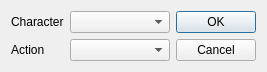
<?xml version="1.0" encoding="UTF-8"?>
<ui version="4.0">
 <class>Dialog</class>
 <widget class="QDialog" name="Dialog">
  <property name="geometry">
   <rect>
    <x>0</x>
    <y>0</y>
    <width>267</width>
    <height>70</height>
   </rect>
  </property>
  <property name="windowTitle">
   <string>Other Action Dialog</string>
  </property>
  <layout class="QHBoxLayout" name="horizontalLayout">
   <item>
    <layout class="QFormLayout" name="formLayout">
     <item row="0" column="0">
      <widget class="QLabel" name="label">
       <property name="text">
        <string>Character</string>
       </property>
      </widget>
     </item>
     <item row="0" column="1">
      <widget class="QComboBox" name="character_box"/>
     </item>
     <item row="1" column="0">
      <widget class="QLabel" name="label_2">
       <property name="text">
        <string>Action</string>
       </property>
      </widget>
     </item>
     <item row="1" column="1">
      <widget class="QComboBox" name="Action_box"/>
     </item>
    </layout>
   </item>
   <item>
    <widget class="QDialogButtonBox" name="buttonBox">
     <property name="orientation">
      <enum>Qt::Vertical</enum>
     </property>
     <property name="standardButtons">
      <set>QDialogButtonBox::Cancel|QDialogButtonBox::Ok</set>
     </property>
    </widget>
   </item>
  </layout>
 </widget>
 <resources/>
 <connections>
  <connection>
   <sender>buttonBox</sender>
   <signal>accepted()</signal>
   <receiver>Dialog</receiver>
   <slot>accept()</slot>
   <hints>
    <hint type="sourcelabel">
     <x>248</x>
     <y>254</y>
    </hint>
    <hint type="destinationlabel">
     <x>157</x>
     <y>274</y>
    </hint>
   </hints>
  </connection>
  <connection>
   <sender>buttonBox</sender>
   <signal>rejected()</signal>
   <receiver>Dialog</receiver>
   <slot>reject()</slot>
   <hints>
    <hint type="sourcelabel">
     <x>316</x>
     <y>260</y>
    </hint>
    <hint type="destinationlabel">
     <x>286</x>
     <y>274</y>
    </hint>
   </hints>
  </connection>
 </connections>
</ui>
